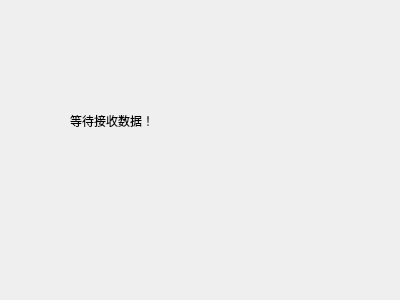
<?xml version="1.0" encoding="UTF-8"?>
<ui version="4.0">
 <class>Widget</class>
 <widget class="QWidget" name="Widget">
  <property name="geometry">
   <rect>
    <x>0</x>
    <y>0</y>
    <width>400</width>
    <height>300</height>
   </rect>
  </property>
  <property name="windowTitle">
   <string>Widget</string>
  </property>
  <widget class="QLabel" name="label">
   <property name="geometry">
    <rect>
     <x>70</x>
     <y>90</y>
     <width>231</width>
     <height>61</height>
    </rect>
   </property>
   <property name="text">
    <string>等待接收数据！</string>
   </property>
  </widget>
 </widget>
 <layoutdefault spacing="6" margin="11"/>
 <resources/>
 <connections/>
</ui>
